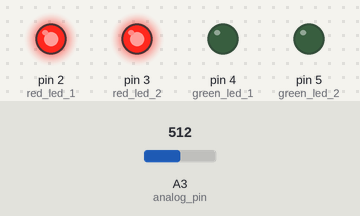
A sketch run on a simulated Arduino Uno, built with avr-gcc and run on an emulated ATmega328P. On the bench: output pins drawn as LEDs (lit = HIGH). Inputs (shaded band) come from the test bench; at power-on: A3 (analog_pin) = 512. What the sketch prints to the serial monitor is not drawn.

Above: at 0.1 s.
Timing chart, 0 to 1.6 s (numbered marks = the images above):
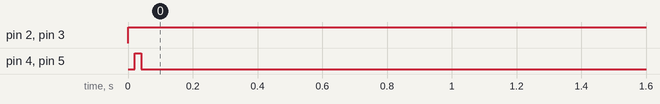

The sketch:

laser_dels.ino
```cpp
#define     GAME_WON_DIGITAL_TRESHOLD_LOW         980
#define     GAME_WON_DIGITAL_TRESHOLD_HIGH        1008

enum game_state_type {
  GAME_IDLE,
  GAME_IN_PROGRESS,
  GAME_WON,
};


int red_led_1 = 2;
int red_led_2 = 3;
int green_led_1 = 4;
int green_led_2 = 5;
int photodiode_digital_value = 0;
int analog_pin = 3;
bool first_iteration_red_led = false;
bool first_iteration_green_led = false;


game_state_type actual_game_state = GAME_IDLE;

void setup() {
  // put your setup code here, to run once:
  pinMode(red_led_1, OUTPUT);
  pinMode(red_led_2, OUTPUT);
  pinMode(green_led_1, OUTPUT);
  pinMode(green_led_2, OUTPUT);
  Serial.begin(9600);
}

void loop() {
  // put your main code here, to run repeatedly:
  switch (actual_game_state) {
      case GAME_IDLE:
          digitalWrite(red_led_1, HIGH);
          delay(10);
          digitalWrite(red_led_2, HIGH);
          delay(10);
          digitalWrite(green_led_1, HIGH);
          delay(10);
          digitalWrite(green_led_2, HIGH);
          delay(10);
          digitalWrite(red_led_1, LOW);
          digitalWrite(red_led_2, LOW);
          digitalWrite(green_led_1, LOW);
          digitalWrite(green_led_2, LOW);
          actual_game_state = GAME_IN_PROGRESS;
          break;
      case GAME_IN_PROGRESS:
          if (!first_iteration_red_led) {
              digitalWrite(red_led_1, HIGH);
              digitalWrite(red_led_2, HIGH);
              first_iteration_red_led = true;
          }
          photodiode_digital_value = analogRead(analog_pin);
          if (photodiode_digital_value > GAME_WON_DIGITAL_TRESHOLD_LOW && photodiode_digital_value < GAME_WON_DIGITAL_TRESHOLD_HIGH) {
              actual_game_state = GAME_WON;
          }
          break;
      case GAME_WON:
          if (!first_iteration_green_led) {
              digitalWrite(red_led_1, LOW);
              digitalWrite(red_led_2, LOW);
              digitalWrite(green_led_1, HIGH);
              digitalWrite(green_led_2, HIGH);
              first_iteration_green_led = true;
          }
          break;
  }
  Serial.println(photodiode_digital_value);             // debug value
}
```

Measured:
- by itself, pin 2 (red_led_1): LOW → HIGH at 0.00 s
- by itself, pin 3 (red_led_2): LOW → HIGH at 0.01 s
- by itself, pin 4 (green_led_1): LOW → HIGH at 0.02 s, → LOW 0.02 s later
- by itself, pin 5 (green_led_2): LOW → HIGH at 0.03 s, → LOW 0.01 s later
